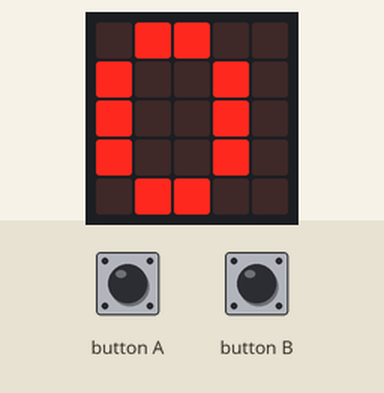
The program below on a simulated BBC micro:bit running MicroPython. Shown: the board's 5×5 LED display. The test bench sets the inputs (shaded band). No radio messages arrive unless stated (any console line starting 'radio sent:' is added by the test bench); what the program prints to the serial console is not drawn.

Above: at 1.2 s.
1.3 s: button B pressed for 1 s
At 2.45 s:
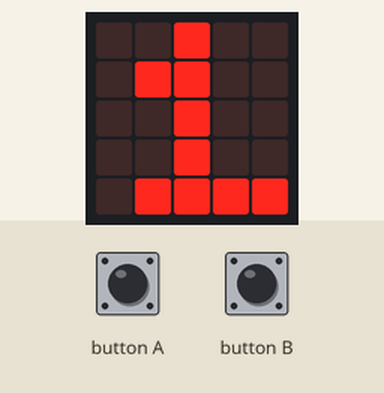
At 3.9 s:
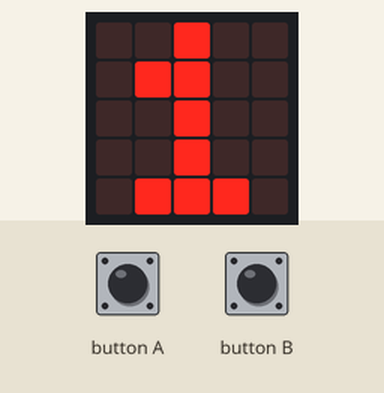
Timing chart, 0 to 4.2 s (numbered marks = the images above; inputs shaded):
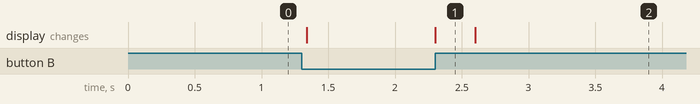

Measured:
- after the input at 1.3 s, the display: first changes at once (image 1 shows a later state)

The program:

Switch.py
```python
from microbit import *
import radio
import utime

target = 0
remote = 0

while True:
	if(target != remote):
		radio.on()
		radio.send(str(target))
		display.set_pixel(4,4,9)
		incoming = radio.receive()
		if(incoming is not None):
			remote = int(incoming)
	else:
		radio.off()
		display.set_pixel(4,4,0)

	if button_a.was_pressed():
		target = target - 1
	if button_b.was_pressed():
		target = target + 1
	display.show(target)
```
